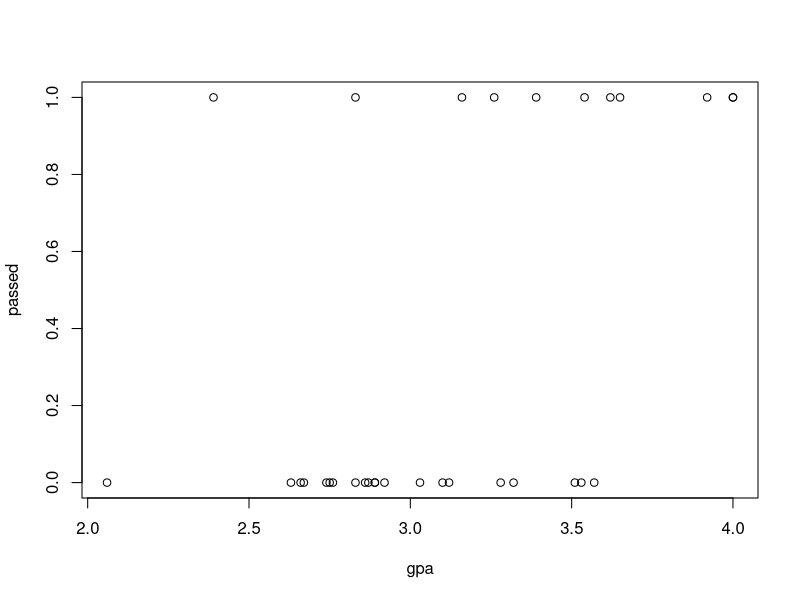
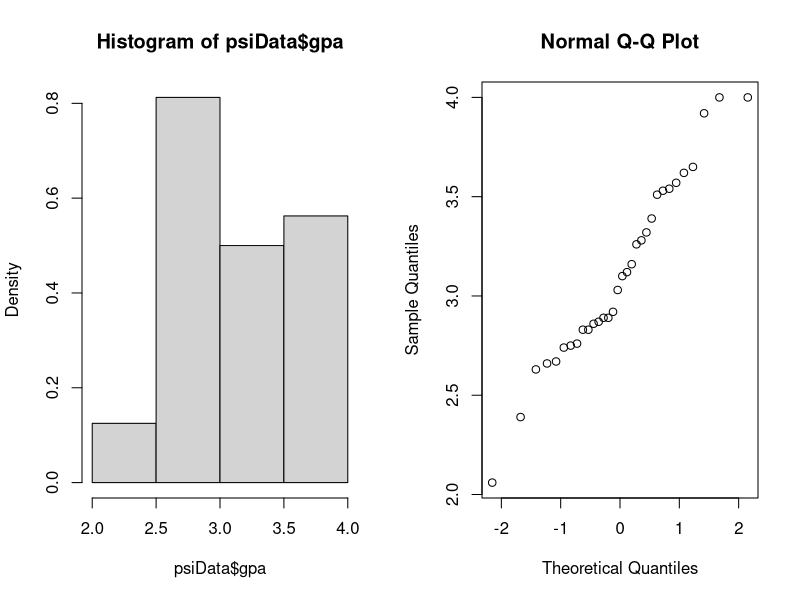
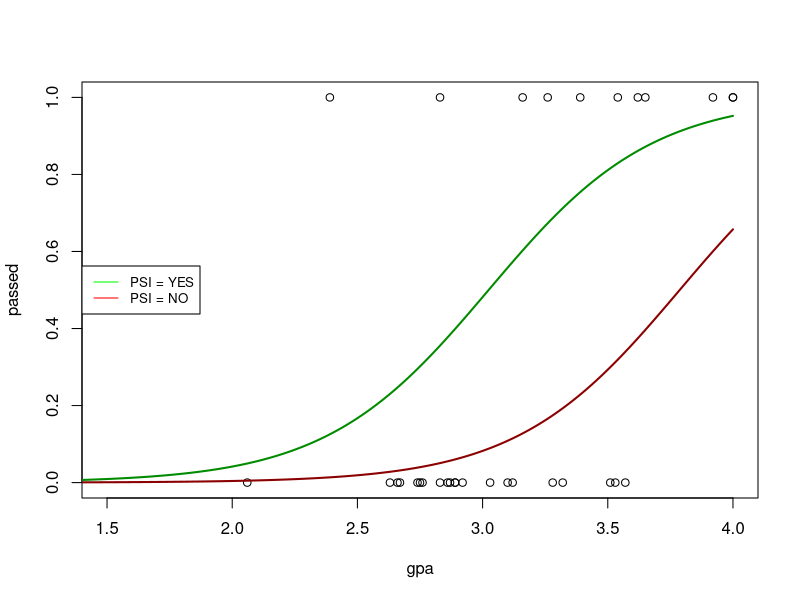
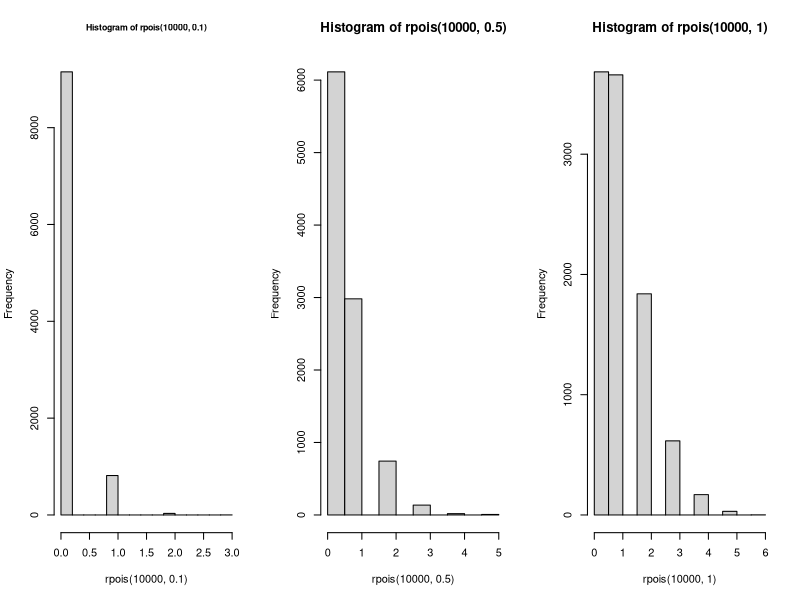
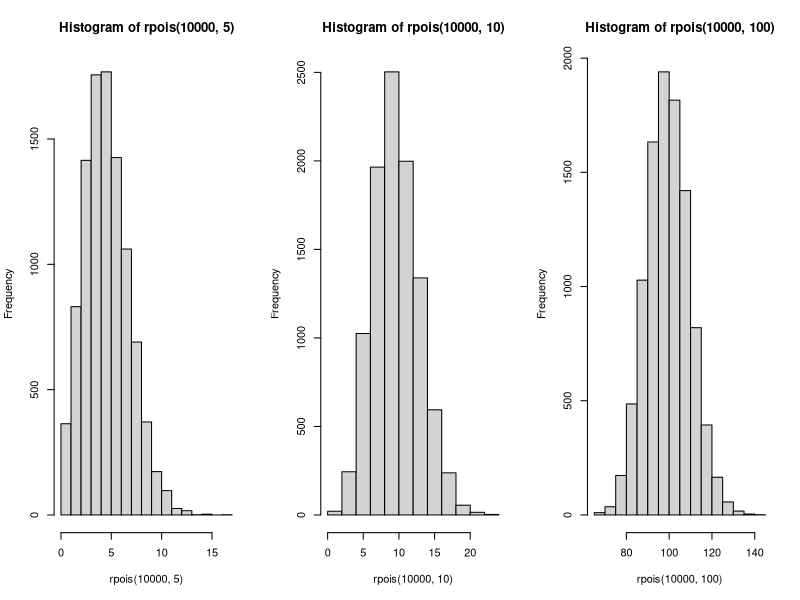
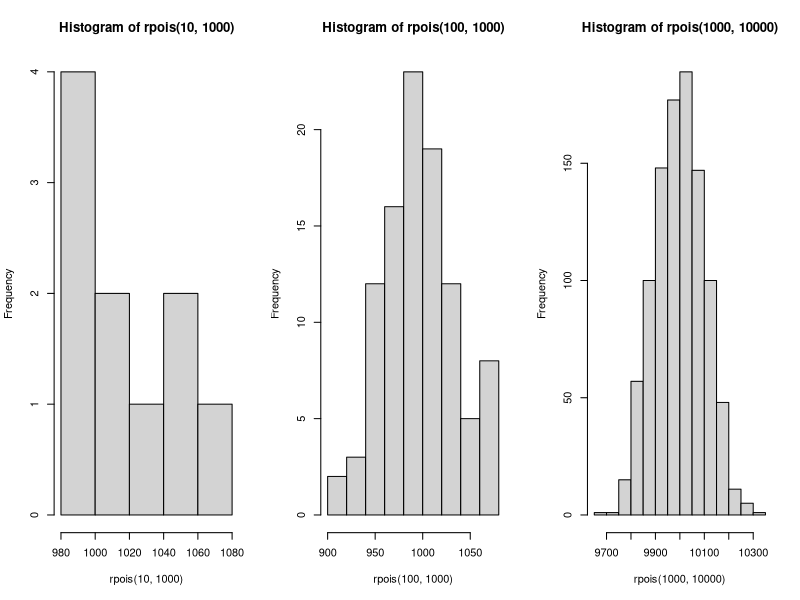
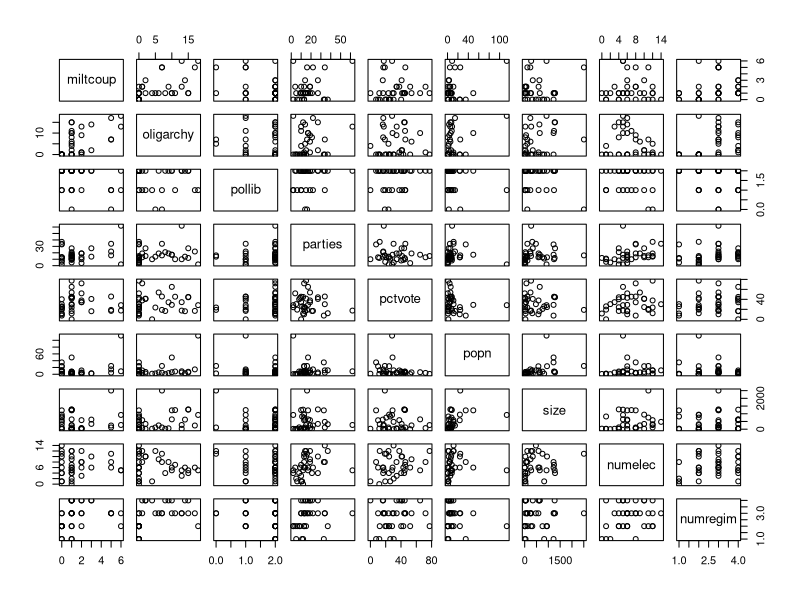
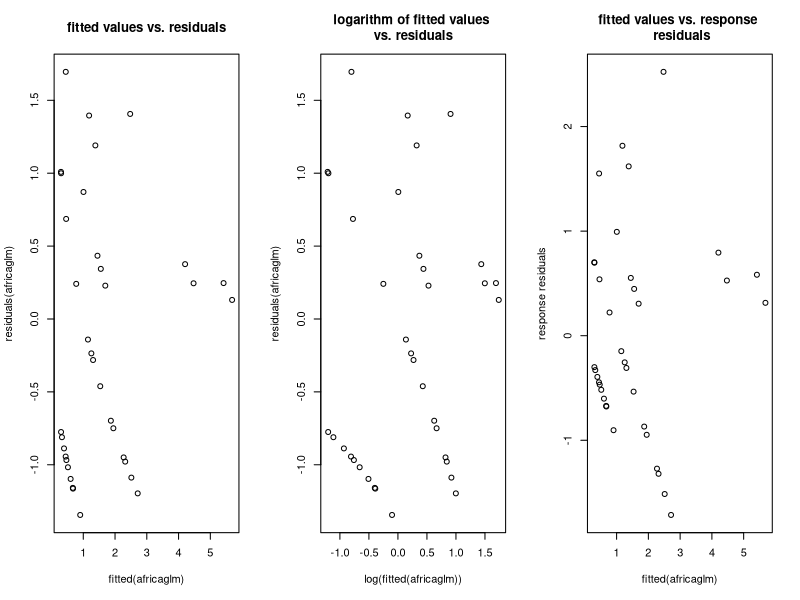

The R script that drew these images, in order:
## ---- chunk 1
knitr::opts_chunk$set(echo = TRUE)

library(lme4)
## ---- chunk 2
psiData = read.table("./data/psi.txt", header = TRUE)
psiDataNonFactor = data.frame(psiData)

psiData$passed = ifelse(test=psiData$passed == 1, yes="Pass", no="Fail")
psiData$passed = as.factor(psiData$passed)

psiData$psi = ifelse(test=psiData$psi == 1, yes="Yes", no="No")
psiData$psi = as.factor(psiData$psi)

par(mfrow=c(1,1))
plot(passed ~ gpa, data = psiDataNonFactor)
## ---- chunk 3
par(mfrow=c(1,2))
hist(psiData$gpa, freq = FALSE)
qqnorm(psiData$gpa)
## ---- chunk 4

str(psiData)

xtabs(~passed + psi, data = psiData)

## ---- chunk 5
# Fit the model
logRegModel = glm(passed ~ psi + gpa, data = psiData, family = "binomial")
logSummary = summary(logRegModel)
logSummary
## ---- chunk 6
newdat1 = data.frame(gpa=seq(0, 4, len=300))
newdat2 = data.frame(gpa=seq(0, 4, len=300))

newdat1$psi = 1
newdat1$psi = ifelse(test=newdat1$psi == 1, yes="Yes", no="No")
newdat1$psi = as.factor(newdat1$psi)
newdat2$psi = 0
newdat2$psi = ifelse(test=newdat2$psi == 1, yes="Yes", no="No")
newdat2$psi = as.factor(newdat2$psi)

newdat1$passed = predict(logRegModel, newdata=newdat1, type="response")
newdat2$passed = predict(logRegModel, newdata=newdat2, type="response")

par(mfrow=c(1,1))
plot(passed ~ gpa, data = psiDataNonFactor, xlim = c(1.5 ,4))
lines(passed ~ gpa, data = newdat1, col="green4", lwd=2)
lines(passed ~ gpa, data = newdat2, col="red4", lwd=2)
legend(x = "left", legend=c("PSI = YES", "PSI = NO"),
       col=c("green", "red"), lty=1:1, cex=0.8)
## ---- chunk 7
testSec4 = read.table("./data/psi-section4.txt", header = TRUE)
testSec4$passed = ifelse(test=testSec4$passed == 1, yes="Pass", no="Fail")
testSec4$passed = as.factor(testSec4$passed)
testSec4$psi = ifelse(test=testSec4$psi == 1, yes="Yes", no="No")
testSec4$psi = as.factor(testSec4$psi)

testSec4 # Passed column is irrelevant in this case

predicted = predict(logRegModel, testSec4, type = "response")
predicted
## ---- chunk 8
odds = round(exp(logRegModel$coefficients), 3)
odds
## ---- chunk 9
x = matrix(c(3, 15, 8, 6), 2, 2)
x
fisher.test(x)
## ---- chunk 10
par(mfrow=c(1,3))
hist(rpois(10000,.1), cex.main=.8); hist(rpois(10000,.5)); hist(rpois(10000,1))
hist(rpois(10000,5)); hist(rpois(10000,10)); hist(rpois(10000,100))
hist(rpois(10,1000)); hist(rpois(100,1000)); hist(rpois(1000,10000))
## ---- chunk 11
africa = read.table("data/africa.txt",header=TRUE)
africaglm=glm(miltcoup~oligarchy+pollib+parties+pctvote+popn+size+numelec+numregim,
              family=poisson,data=africa)

plot(africa)

summary(africaglm)
confint(africaglm)
coef(africaglm)
## ---- chunk 12
# Assumption checks:
par(mfrow=c(1,3))
plot(fitted(africaglm),residuals(africaglm), main='fitted values vs. residuals')
plot(log(fitted(africaglm)),residuals(africaglm), main='logarithm of fitted values \nvs. residuals')
plot(fitted(africaglm),residuals(africaglm,type="response"), main='fitted values vs. response \n residuals', ylab='response residuals')
## ---- chunk 13
summary(glm(miltcoup~oligarchy+pollib+parties+pctvote+popn+size+numelec+numregim,
            family=poisson,data=africa))
# `numelec` has the highest p-value, and is removed.
summary(glm(miltcoup~oligarchy+pollib+parties+pctvote+popn+size+numregim,
            family=poisson,data=africa))
# `numregim` is removed next.
summary(glm(miltcoup~oligarchy+pollib+parties+pctvote+popn+size,
            family=poisson,data=africa))
# removing `size`
summary(glm(miltcoup~oligarchy+pollib+parties+pctvote+popn,
            family=poisson,data=africa))
# removing `popn`
summary(glm(miltcoup~oligarchy+pollib+parties+pctvote,
            family=poisson,data=africa))
# removing `pctvote`
summary(glm(miltcoup~oligarchy+pollib+parties,
            family=poisson,data=africa))

## ---- chunk 14
plot(africa[,1:4])
